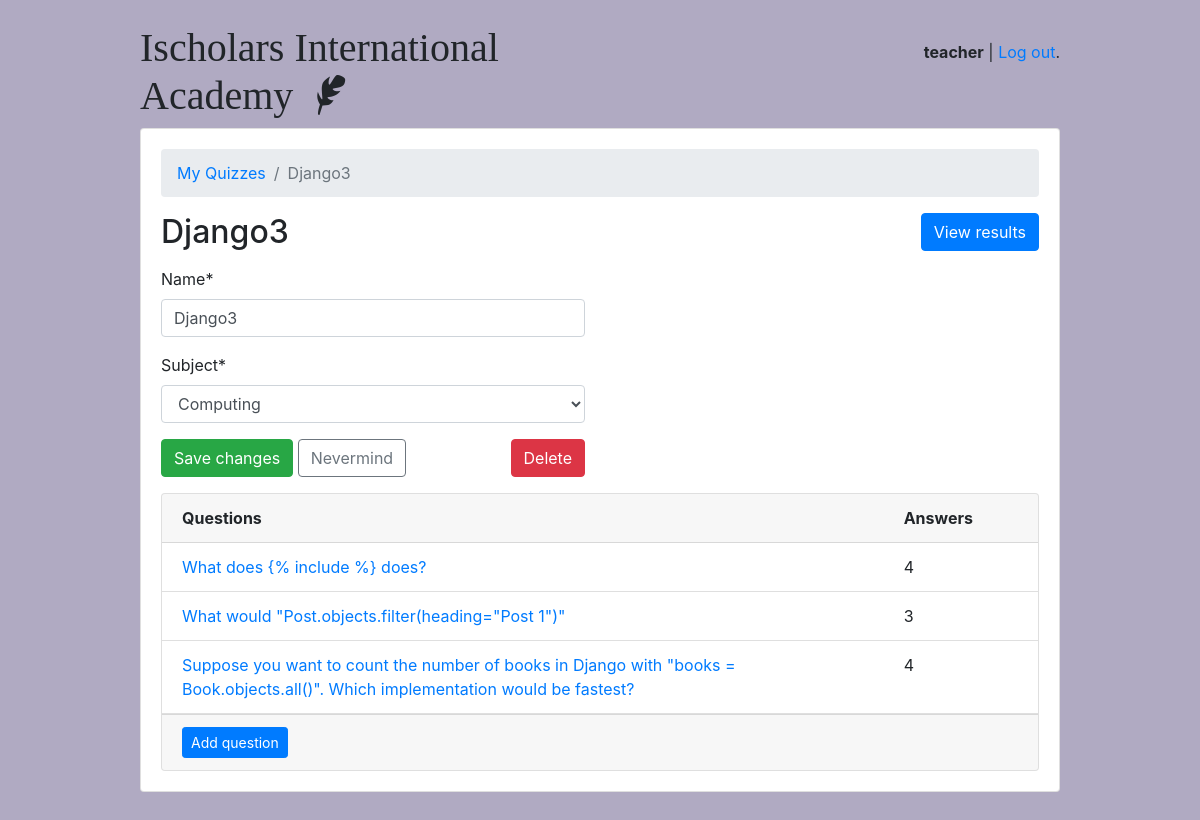
/teachers/quiz/4/ (signed in), run on the app's committed database.
### classroom/models.py (models this page shows, shortened)
class User(AbstractUser):
    is_student = models.BooleanField(default=False)
    is_teacher = models.BooleanField(default=False)

class Quiz(models.Model):
    owner = models.ForeignKey(User, on_delete=models.CASCADE, related_name='quizzes')
    name = models.CharField(max_length=255)
    subject = models.ForeignKey(Subject, on_delete=models.CASCADE, related_name='quizzes')
    instructions = HTMLField(null = True,blank=True)
    passage = HTMLField(null = True,blank=True)

class Subject(models.Model):
    name = models.CharField(max_length=30)
    color = models.CharField(max_length=7, default='#007bff')
    def __str__(self):
        return self.name

class Question(models.Model):
    quiz = models.ForeignKey(Quiz, on_delete=models.CASCADE, related_name='questions')
    text = HTMLField('Question')
    instructions = HTMLField(null = True,blank=True)
    passage = HTMLField(null = True,blank=True)

### classroom/views/teachers.py (the view, shortened to what this page needs)
# urls.py: path('quiz/<int:pk>/', teachers.QuizUpdateView.as_view(), name='quiz_change'),
@method_decorator([login_required, teacher_required], name='dispatch')
class QuizUpdateView(UpdateView):
    model = Quiz
    fields = ('name', 'subject', )
    context_object_name = 'quiz'
    template_name = 'classroom/teachers/quiz_change_form.html'
    def get_context_data(self, **kwargs):
        kwargs['questions'] = self.get_object().questions.annotate(answers_count=Count('answers'))
        return super().get_context_data(**kwargs)
    def get_queryset(self):
        return self.request.user.quizzes.all()

### classroom/templates/classroom/teachers/quiz_change_form.html (shortened to what this page needs)
{% extends 'base.html' %}
{% load crispy_forms_tags %}
{% block content %}
  <nav aria-label="breadcrumb">
    <ol class="breadcrumb">
      <li class="breadcrumb-item"><a href="{% url 'teachers:quiz_change_list' %}">My Quizzes</a></li>
      <li class="breadcrumb-item active" aria-current="page">{{ quiz.name }}</li>
    </ol>
  </nav>
  <h2 class="mb-3">
    {{ quiz.name }}
    <a href="{% url 'teachers:quiz_results' quiz.pk %}" class="btn btn-primary float-right">View results</a>
  </h2>
  <div class="row mb-3">
    <div class="col-md-6 col-sm-8 col-12">
      <form method="post" novalidate>
        {{ form|crispy }}
        <button type="submit" class="btn btn-success">Save changes</button>
        <a href="{% url 'teachers:quiz_change_list' %}" class="btn btn-outline-secondary" role="button">Nevermind</a>
        <a href="{% url 'teachers:quiz_delete' quiz.pk %}" class="btn btn-danger float-right">Delete</a>
      </form>
    </div>
  </div>
  <div class="card">
    <div class="card-header">
      <div class="row">
        <div class="col-10">
          <strong>Questions</strong>
        </div>
        <div class="col-2">
          <strong>Answers</strong>
        </div>
      </div>
    </div>
    <div class="list-group list-group-flush list-group-formset">
      {% for question in questions %}
        <div class="list-group-item">
          <div class="row">
            <div class="col-10">
              <a href="{% url 'teachers:question_change' quiz.pk question.pk %}">{{ question.text | safe}}</a>
            </div>
            <div class="col-2">
              {{ question.answers_count }}
            </div>
          </div>
        </div>
      {% empty %}
        <div class="list-group-item text-center">
          <p class="text-muted font-italic mb-0">You haven't created any questions yet. Go ahead and <a href="{% url 'teachers:question_add' quiz.pk %}">add the first question</a>.</p>
        </div>
      {% endfor %}
    </div>
    <div class="card-footer">
      <a href="{% url 'teachers:question_add' quiz.pk %}" class="btn btn-primary btn-sm">Add question</a>
    </div>
  </div>
{% endblock %}

### templates/base.html (shortened to what this page needs)
{% load static %}<!doctype html>
<html lang="en">
  <head>
    <link rel="stylesheet" href="{% static 'css/bootstrap.min.css' %}">
    <link rel="stylesheet" type="text/css" href="{% static 'vendor/fontello-2f186091/css/fontello.css' %}">
    <link rel="stylesheet" type="text/css" href="{% static 'css/app.css' %}">
    {% if user.is_authenticated and user.is_teacher %}
      <link rel="stylesheet" type="text/css" href="{% static 'css/teachers.css' %}">
    {% else %}
      <link rel="stylesheet" type="text/css" href="{% static 'css/students.css' %}">
    {% endif %}
  </head>
  <body>
    <div class="container my-4">
      <div class="row justify-content-center">
        <div class="col-md-10 col-sm-12">
          <div class="row">
            <div class="col-6">
              <h1 class="logo">
                <a href="{% url 'home' %}">
                  Ischolars International Academy
                  {% if user.is_authenticated %}
                    {% if user.is_teacher %}
                      <span class="icon-feather" data-toggle="tooltip" data-placement="right" title="Teacher profile"></span>
                    {% else %}
                      <span class="icon-graduation-cap" data-toggle="tooltip" data-placement="right" title="Student profile"></span>
                    {% endif %}
                  {% endif %}
                </a>
              </h1>
            </div>
            <div class="col-6 text-right">
              {% if user.is_authenticated %}
                <p class="pt-3"><strong>{{ user.username }}{% if user.is_student %} - {{user.student.score}}{% endif %}</strong> | <a href="{% url 'logout' %}">Log out</a>.</p>
              {% else %}
                <a href="{% url 'login' %}" class="btn btn-light" role="button">Log in</a>
                <a href="{% url 'signup' %}" class="btn btn-primary" role="button">Sign up</a>
              {% endif %}
            </div>
          </div>
          <div class="card mb-3">
            <div class="card-body">
              {% block content %}
              {% endblock %}
            </div>
          </div>
        </div>
      </div>
    </div>
  </body>
</html>

### static/css/app.css (style rules this page uses)
.logo { font-family: 'Clicker Script', cursive; }
.logo a { color: #212529; text-decoration: none; }

### static/css/teachers.css (style rules this page uses)
body { background-color: #b0aac2; }

### data on the page
User: username "teacher"
Quiz: name "Django3", subject "Computing"
Question: text "What does {% include %} does?", answers_count "4"
Question: text "What would \"Post.objects.filter(heading=\"Post 1\")\"", answers_count "3"
Question: text "Suppose you want to count the number of books in Django with \"books = Book.objects.all()\". Which implementation would be fastest?", answers_count "4"
